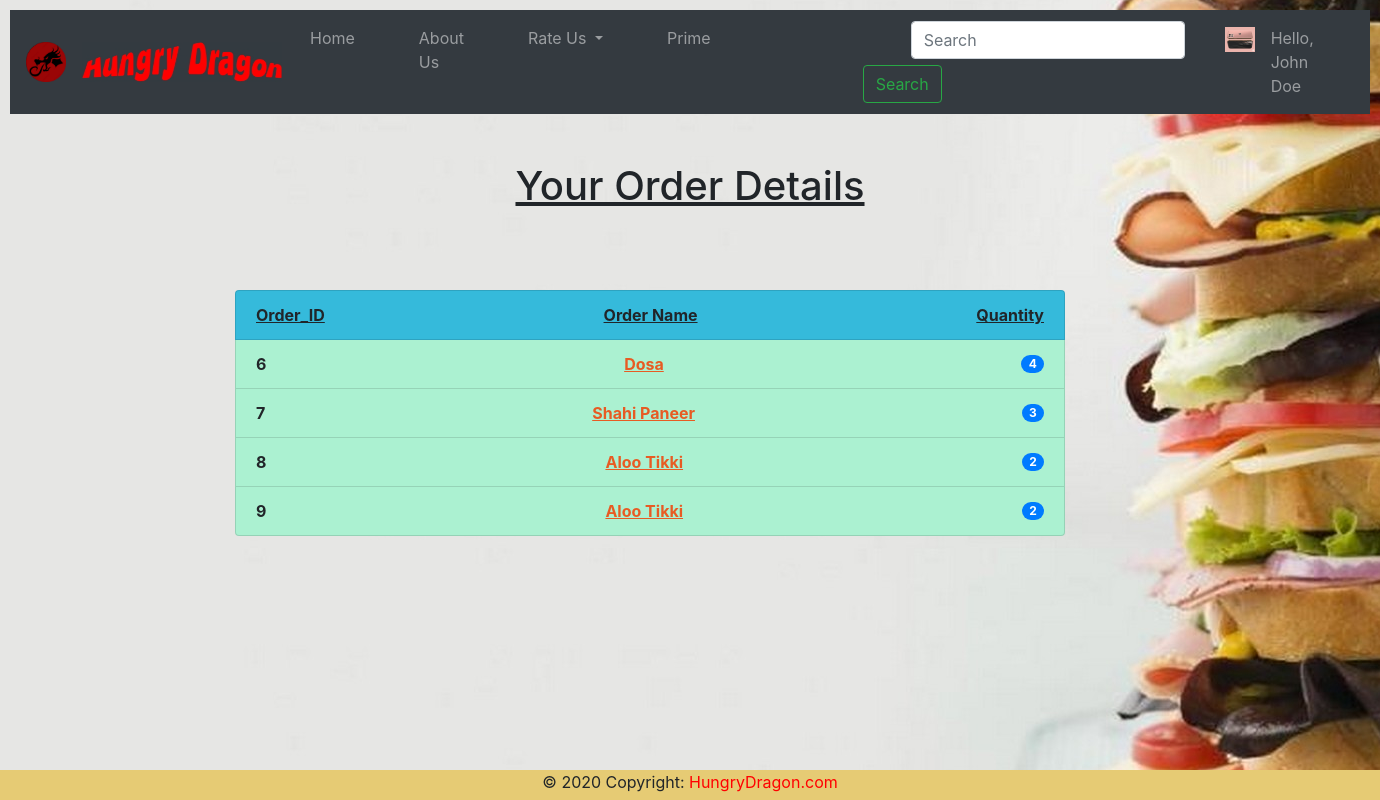
Screenshot of /user/history/ (signed in) with the database file from the repository.
### cust/models.py (models this page shows, shortened)
class Client(models.Model):
    user=models.OneToOneField(User,on_delete=models.CASCADE)
    phone=models.CharField(max_length=14)
    address=models.CharField(max_length=200)
    city=models.CharField(max_length=40)
    prime=models.BooleanField(default=False)
    state=models.CharField(max_length=40)
    image=models.FileField(upload_to="clients/images/")

### Order/models.py (models this page shows, shortened)
class Order(models.Model):
	order_id=models.AutoField(primary_key=True,unique=True)
	quantity=models.IntegerField(default=1)
	user=models.ForeignKey(Client, on_delete=models.CASCADE)
	cuisine=models.ForeignKey(MainDish, on_delete=models.CASCADE)
	placed_time=models.CharField(default='',max_length=60)
	placed_date=models.CharField(default='',max_length=60)
	delivery_time=models.CharField(default='',max_length=60)
	delivery_date=models.CharField(default='',max_length=60)
	total_price=models.DecimalField(default=0,decimal_places=3,max_digits=15)

### Dish/models.py (models this page shows, shortened)
class MainDish(models.Model):
	INDIAN='Indian'
	AMERICAN='American'
	CHINESE='Chinese'
	ITALIAN='Italian'
	TYPE_CHOICES=[(INDIAN,'Indian'),(AMERICAN,'American'),(CHINESE,'Chinese'),(ITALIAN,'Italian')]
	name=models.CharField(max_length=40)
	type=models.CharField(max_length=20,choices=TYPE_CHOICES,default=AMERICAN)
	desc=models.TextField(max_length=1000)
	image=models.FileField(upload_to='dishes/images/')
	price=models.FloatField(default=0.0)

### cust/views.py (the view)
# urls.py: path('history/',views.history,name="history"),
def history(request):
    username=request.user.username
    user=User.objects.get(username=username)
    client=Client.objects.get(user=user)
    order=Order.objects.filter(user=client)
    context={'client':client,'order':order}
    return render(request, 'history.html',context)

### templates/history.html (shortened to what this page needs)
{% extends 'base.html' %}
{% load static %}
{% block body %}
<br><br>
<b><h1><u><center>Your Order Details</center></u></h1></b>
<br><br><br>
<div class="container">
<ul class="list-group" style="margin-left:100px; margin-right:180px ">
    <li class="list-group-item d-flex justify-content-between align-items-center" style="background-color:rgb(53, 186, 219)">
        <u><b>Order_ID</b></u> <u><b>Order Name</b></u> <u><b>Quantity</b></u>
    </li>
    {% for i in order %}
    <li class="list-group-item d-flex justify-content-between align-items-center" style="background-color:rgb(171, 241, 209)">
     <b><center>{{i.order_id}}</center></b> <a href="/user/order_details/{{i.order_id}}/" style="color:rgb(231, 91, 35)"><u><b>{{i.cuisine.name}}</b></u></a>
      <span class="badge badge-primary badge-pill">{{i.quantity}}</span>
    </li>
    {% endfor%}
</div>
{% endblock %}

### templates/base.html (shortened to what this page needs)
<!doctype html>
{% load static %}
<html lang="en">
  <head>
    <link rel="stylesheet" href="{% static 'CSS/bootstrap.min.css' %}" >
  </head>
  <body>
    <nav class="navbar navbar-expand-lg navbar-dark bg-dark" style="color:black; background-color: lightcoral;">
      <a class="navbar-brand" href="{% static 'Images/MainDragon.png' %}"><img src="{% static 'Images/MainDragon.png' %}" width="40px" height="40px"></a>
      <a class="navbar-brand pr-1" href="\"><img src="{% static 'Images/FinalImage.jpg' %}" width="200px" height="40px"></a>
  <div class="collapse navbar-collapse" id="navbarSupportedContent">
    <ul class="navbar-nav mr-auto">
      <li {% if request.path == "/" %}class="nav-item active pr-5"{% else %}class="nav-item pr-5"{% endif %}>
        <a class="nav-link" href="\">Home <span class="sr-only">(current)</span></a>
      </li>
      <li {% if request.path == "/about/" %}class="nav-item active pr-5"{% else %}class="nav-item pr-5"{% endif %}>
        <a class="nav-link" href="/about">About Us</a>
      </li>
      <li class="nav-item dropdown pr-5">
        <a class="nav-link dropdown-toggle" href="#" id="navbarDropdown" role="button" data-toggle="dropdown" aria-haspopup="true" aria-expanded="false">
          Rate Us
        </a>
       {% if user.is_authenticated %}
       <li class="nav-item dropdown pr-5">
        <a class="nav-link dropdown" href="#" id="navbarDropdown" role="button" data-toggle="dropdown" aria-haspopup="true" aria-expanded="false">
          Prime
        </a>
      </li>
        <form class="form-inline my-2 my-lg-0 ml-5 pl-5">
          <input class="form-control mr-sm-2 ml-5" type="search" placeholder="Search" aria-label="Search">
          <button class="btn btn-outline-success my-2 my-sm-0" type="submit">Search</button>
        </form>
       <li class="nav-item ml-4 ">
         <a class="nav-link" href="{{ client.image.url }}"><img src="{{ client.image.url }}" alt="" width=30px height=25px></a>
       </li>
	   <li class="nav-item dropdown pr-5">
        <a class="nav-link dropdown" href="#" id="navbarDropdown" role="button" data-toggle="dropdown" aria-haspopup="true" aria-expanded="false">
          Hello, {{ user.get_username }}
        </a>
      </li>
        </li>
    {% endif %}
</ul>
  </div>
</nav>
{% block body %}
{% endblock %}
    <center>
<footer class="page-footer font-small blue">
  <div class="footer-copyright text-center">© 2020 Copyright:
    <a href="\" style="color:red"> HungryDragon.com</a>
  </div>
</footer>
</center>
  </body>
</html>

### rows the page displays
Client: image (picture)
Order: order_id "6", cuisine.name "Dosa", quantity "4"
Order: order_id "7", cuisine.name "Shahi Paneer", quantity "3"
Order: order_id "8", cuisine.name "Aloo Tikki", quantity "2"
Order: order_id "9", cuisine.name "Aloo Tikki", quantity "2"

### other values shown
{{ user.get_username }} "John Doe"
